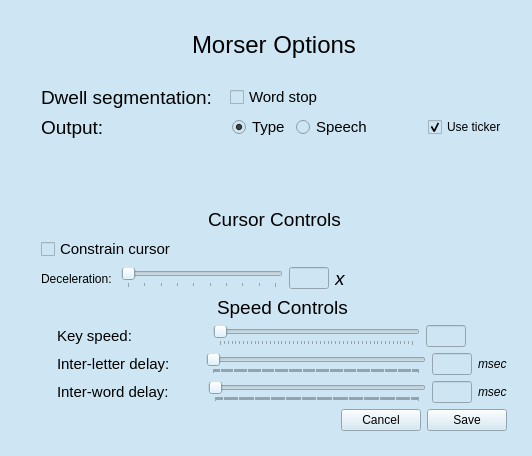
<?xml version="1.0" encoding="UTF-8"?>
<ui version="4.0">
 <class>morserOptionsDialog</class>
 <widget class="QDialog" name="morserOptionsDialog">
  <property name="geometry">
   <rect>
    <x>0</x>
    <y>0</y>
    <width>532</width>
    <height>456</height>
   </rect>
  </property>
  <property name="sizePolicy">
   <sizepolicy hsizetype="Minimum" vsizetype="Minimum">
    <horstretch>0</horstretch>
    <verstretch>0</verstretch>
   </sizepolicy>
  </property>
  <property name="windowTitle">
   <string>MorserOptions</string>
  </property>
  <property name="styleSheet">
   <string notr="true">background:rgb(206, 230, 243)</string>
  </property>
  <widget class="QWidget" name="centralWidget" native="true">
   <property name="geometry">
    <rect>
     <x>10</x>
     <y>10</y>
     <width>511</width>
     <height>441</height>
    </rect>
   </property>
   <property name="sizePolicy">
    <sizepolicy hsizetype="Preferred" vsizetype="Preferred">
     <horstretch>0</horstretch>
     <verstretch>0</verstretch>
    </sizepolicy>
   </property>
   <widget class="QWidget" name="verticalLayoutWidget_2">
    <property name="geometry">
     <rect>
      <x>20</x>
      <y>10</y>
      <width>488</width>
      <height>422</height>
     </rect>
    </property>
    <layout class="QVBoxLayout" name="centralVLayout">
     <item>
      <layout class="QHBoxLayout" name="morserTitleHLayout">
       <item>
        <spacer name="horizontalSpacer_6">
         <property name="orientation">
          <enum>Qt::Horizontal</enum>
         </property>
         <property name="sizeHint" stdset="0">
          <size>
           <width>40</width>
           <height>20</height>
          </size>
         </property>
        </spacer>
       </item>
       <item>
        <widget class="QLabel" name="morserOptionsLabel">
         <property name="font">
          <font>
           <pointsize>18</pointsize>
          </font>
         </property>
         <property name="text">
          <string>Morser Options</string>
         </property>
        </widget>
       </item>
       <item>
        <spacer name="horizontalSpacer_7">
         <property name="orientation">
          <enum>Qt::Horizontal</enum>
         </property>
         <property name="sizeHint" stdset="0">
          <size>
           <width>40</width>
           <height>20</height>
          </size>
         </property>
        </spacer>
       </item>
      </layout>
     </item>
     <item>
      <spacer name="headerVertSpacer">
       <property name="orientation">
        <enum>Qt::Vertical</enum>
       </property>
       <property name="sizeType">
        <enum>QSizePolicy::Fixed</enum>
       </property>
       <property name="sizeHint" stdset="0">
        <size>
         <width>16</width>
         <height>20</height>
        </size>
       </property>
      </spacer>
     </item>
     <item>
      <layout class="QHBoxLayout" name="dwellHLayout">
       <item>
        <widget class="QLabel" name="dwellLabel">
         <property name="font">
          <font>
           <pointsize>14</pointsize>
          </font>
         </property>
         <property name="text">
          <string>Dwell segmentation:</string>
         </property>
        </widget>
       </item>
       <item>
        <spacer name="dwellSpacerLeft">
         <property name="orientation">
          <enum>Qt::Horizontal</enum>
         </property>
         <property name="sizeType">
          <enum>QSizePolicy::Fixed</enum>
         </property>
         <property name="sizeHint" stdset="0">
          <size>
           <width>12</width>
           <height>20</height>
          </size>
         </property>
        </spacer>
       </item>
       <item>
        <widget class="QCheckBox" name="wordStopSegmentationCheckBox">
         <property name="font">
          <font>
           <pointsize>11</pointsize>
          </font>
         </property>
         <property name="toolTip">
          <string>If checked, then pauses between Morse letters generate space characters.</string>
         </property>
         <property name="text">
          <string>Word stop</string>
         </property>
         <property name="checkable">
          <bool>true</bool>
         </property>
         <property name="checked">
          <bool>false</bool>
         </property>
        </widget>
       </item>
       <item>
        <spacer name="horizontalSpacer_3">
         <property name="orientation">
          <enum>Qt::Horizontal</enum>
         </property>
         <property name="sizeHint" stdset="0">
          <size>
           <width>40</width>
           <height>20</height>
          </size>
         </property>
        </spacer>
       </item>
      </layout>
     </item>
     <item>
      <layout class="QHBoxLayout" name="outputHLayout">
       <item>
        <widget class="QLabel" name="outputLabel">
         <property name="font">
          <font>
           <pointsize>14</pointsize>
          </font>
         </property>
         <property name="text">
          <string>Output:</string>
         </property>
        </widget>
       </item>
       <item>
        <spacer name="outputHSpacer">
         <property name="orientation">
          <enum>Qt::Horizontal</enum>
         </property>
         <property name="sizeType">
          <enum>QSizePolicy::Fixed</enum>
         </property>
         <property name="sizeHint" stdset="0">
          <size>
           <width>122</width>
           <height>20</height>
          </size>
         </property>
        </spacer>
       </item>
       <item>
        <widget class="QRadioButton" name="typeOutputRadioButton">
         <property name="font">
          <font>
           <pointsize>11</pointsize>
          </font>
         </property>
         <property name="toolTip">
          <string>Output decoded Morse to with window where the keyboard would deliver typed letters.</string>
         </property>
         <property name="text">
          <string>Type</string>
         </property>
         <property name="checked">
          <bool>true</bool>
         </property>
         <property name="autoRepeat">
          <bool>true</bool>
         </property>
        </widget>
       </item>
       <item>
        <widget class="QRadioButton" name="speechOutputRadioButton">
         <property name="font">
          <font>
           <pointsize>11</pointsize>
          </font>
         </property>
         <property name="toolTip">
          <string>Output decoded Morse words via text-to-speech (not implemented)</string>
         </property>
         <property name="text">
          <string>Speech</string>
         </property>
         <property name="checkable">
          <bool>false</bool>
         </property>
        </widget>
       </item>
       <item>
        <spacer name="horizontalSpacer_2">
         <property name="orientation">
          <enum>Qt::Horizontal</enum>
         </property>
         <property name="sizeHint" stdset="0">
          <size>
           <width>40</width>
           <height>20</height>
          </size>
         </property>
        </spacer>
       </item>
       <item>
        <widget class="QCheckBox" name="useTickerCheckBox">
         <property name="toolTip">
          <string>Echo all decoded Morse letters to the ticker tape, in addition to the main destination</string>
         </property>
         <property name="text">
          <string>Use ticker</string>
         </property>
         <property name="checked">
          <bool>true</bool>
         </property>
        </widget>
       </item>
      </layout>
     </item>
     <item>
      <spacer name="verticalSpacer">
       <property name="orientation">
        <enum>Qt::Vertical</enum>
       </property>
       <property name="sizeHint" stdset="0">
        <size>
         <width>20</width>
         <height>40</height>
        </size>
       </property>
      </spacer>
     </item>
     <item>
      <layout class="QVBoxLayout" name="cursorVLayout">
       <item>
        <layout class="QHBoxLayout" name="cursorControlHeaderHLayout">
         <item>
          <spacer name="cursorControlsHSpacerLeft">
           <property name="orientation">
            <enum>Qt::Horizontal</enum>
           </property>
           <property name="sizeHint" stdset="0">
            <size>
             <width>40</width>
             <height>20</height>
            </size>
           </property>
          </spacer>
         </item>
         <item>
          <widget class="QLabel" name="cursorControlLabel">
           <property name="font">
            <font>
             <pointsize>14</pointsize>
            </font>
           </property>
           <property name="text">
            <string>Cursor Controls</string>
           </property>
          </widget>
         </item>
         <item>
          <spacer name="cursorControlsHspacerRight">
           <property name="orientation">
            <enum>Qt::Horizontal</enum>
           </property>
           <property name="sizeHint" stdset="0">
            <size>
             <width>40</width>
             <height>20</height>
            </size>
           </property>
          </spacer>
         </item>
        </layout>
       </item>
       <item>
        <layout class="QHBoxLayout" name="constrainHLayout">
         <item>
          <widget class="QCheckBox" name="cursorConstraintCheckBox">
           <property name="font">
            <font>
             <pointsize>11</pointsize>
            </font>
           </property>
           <property name="toolTip">
            <string>If set, cursor only moves  left/right inside Morser window. Hold left mouse down to 'disengage'</string>
           </property>
           <property name="text">
            <string>Constrain cursor</string>
           </property>
          </widget>
         </item>
         <item>
          <spacer name="cursorSpacerRight">
           <property name="orientation">
            <enum>Qt::Horizontal</enum>
           </property>
           <property name="sizeHint" stdset="0">
            <size>
             <width>40</width>
             <height>20</height>
            </size>
           </property>
          </spacer>
         </item>
        </layout>
       </item>
       <item>
        <layout class="QHBoxLayout" name="cursorDecelerationHLayout">
         <item>
          <widget class="QLabel" name="cursorDecelerationLabel">
           <property name="text">
            <string>Deceleration: </string>
           </property>
          </widget>
         </item>
         <item>
          <widget class="QSlider" name="cursorDecelerationSlider">
           <property name="minimum">
            <number>10</number>
           </property>
           <property name="maximum">
            <number>100</number>
           </property>
           <property name="orientation">
            <enum>Qt::Horizontal</enum>
           </property>
           <property name="tickPosition">
            <enum>QSlider::TicksBelow</enum>
           </property>
          </widget>
         </item>
         <item>
          <widget class="QLineEdit" name="cursorDecelerationReadoutLineEdit">
           <property name="maximumSize">
            <size>
             <width>40</width>
             <height>16777215</height>
            </size>
           </property>
          </widget>
         </item>
         <item>
          <widget class="QLabel" name="label_2">
           <property name="font">
            <font>
             <pointsize>14</pointsize>
             <italic>true</italic>
            </font>
           </property>
           <property name="text">
            <string>x</string>
           </property>
          </widget>
         </item>
         <item>
          <spacer name="horizontalSpacer_9">
           <property name="orientation">
            <enum>Qt::Horizontal</enum>
           </property>
           <property name="sizeHint" stdset="0">
            <size>
             <width>40</width>
             <height>20</height>
            </size>
           </property>
          </spacer>
         </item>
        </layout>
       </item>
      </layout>
     </item>
     <item>
      <layout class="QVBoxLayout" name="speedControlVLayout">
       <property name="sizeConstraint">
        <enum>QLayout::SetNoConstraint</enum>
       </property>
       <property name="leftMargin">
        <number>16</number>
       </property>
       <item>
        <layout class="QHBoxLayout" name="speedControlsLabelHLayout">
         <item>
          <spacer name="horizontalSpacer_4">
           <property name="orientation">
            <enum>Qt::Horizontal</enum>
           </property>
           <property name="sizeHint" stdset="0">
            <size>
             <width>40</width>
             <height>20</height>
            </size>
           </property>
          </spacer>
         </item>
         <item>
          <widget class="QLabel" name="speedControlsLabel">
           <property name="font">
            <font>
             <pointsize>14</pointsize>
            </font>
           </property>
           <property name="text">
            <string>Speed Controls</string>
           </property>
          </widget>
         </item>
         <item>
          <spacer name="horizontalSpacer_5">
           <property name="orientation">
            <enum>Qt::Horizontal</enum>
           </property>
           <property name="sizeHint" stdset="0">
            <size>
             <width>40</width>
             <height>20</height>
            </size>
           </property>
          </spacer>
         </item>
        </layout>
       </item>
       <item>
        <layout class="QHBoxLayout" name="keySpeedHLayout">
         <item>
          <widget class="QLabel" name="keySpeedLabel">
           <property name="font">
            <font>
             <pointsize>11</pointsize>
            </font>
           </property>
           <property name="text">
            <string>Key speed: </string>
           </property>
          </widget>
         </item>
         <item>
          <spacer name="keySpeedSpacer">
           <property name="orientation">
            <enum>Qt::Horizontal</enum>
           </property>
           <property name="sizeType">
            <enum>QSizePolicy::Fixed</enum>
           </property>
           <property name="sizeHint" stdset="0">
            <size>
             <width>70</width>
             <height>20</height>
            </size>
           </property>
          </spacer>
         </item>
         <item>
          <widget class="QSlider" name="keySpeedSlider">
           <property name="toolTip">
            <string>Controls speed of dots and dashes</string>
           </property>
           <property name="minimum">
            <number>10</number>
           </property>
           <property name="maximum">
            <number>60</number>
           </property>
           <property name="singleStep">
            <number>1</number>
           </property>
           <property name="pageStep">
            <number>2</number>
           </property>
           <property name="orientation">
            <enum>Qt::Horizontal</enum>
           </property>
           <property name="tickPosition">
            <enum>QSlider::TicksBelow</enum>
           </property>
           <property name="tickInterval">
            <number>1</number>
           </property>
          </widget>
         </item>
         <item>
          <widget class="QLineEdit" name="keySpeedReadoutLineEdit">
           <property name="sizePolicy">
            <sizepolicy hsizetype="Fixed" vsizetype="Fixed">
             <horstretch>0</horstretch>
             <verstretch>0</verstretch>
            </sizepolicy>
           </property>
           <property name="maximumSize">
            <size>
             <width>40</width>
             <height>16777215</height>
            </size>
           </property>
           <property name="maxLength">
            <number>2</number>
           </property>
          </widget>
         </item>
         <item>
          <spacer name="horizontalSpacer_11">
           <property name="orientation">
            <enum>Qt::Horizontal</enum>
           </property>
           <property name="sizeType">
            <enum>QSizePolicy::Fixed</enum>
           </property>
           <property name="sizeHint" stdset="0">
            <size>
             <width>41</width>
             <height>20</height>
            </size>
           </property>
          </spacer>
         </item>
        </layout>
       </item>
       <item>
        <layout class="QHBoxLayout" name="interLetterDelayHLayout">
         <item>
          <widget class="QLabel" name="interLetterDelayLabel">
           <property name="font">
            <font>
             <pointsize>11</pointsize>
            </font>
           </property>
           <property name="text">
            <string>Inter-letter delay:</string>
           </property>
          </widget>
         </item>
         <item>
          <spacer name="interLetterSpacer">
           <property name="orientation">
            <enum>Qt::Horizontal</enum>
           </property>
           <property name="sizeType">
            <enum>QSizePolicy::Fixed</enum>
           </property>
           <property name="sizeHint" stdset="0">
            <size>
             <width>30</width>
             <height>20</height>
            </size>
           </property>
          </spacer>
         </item>
         <item>
          <widget class="QSlider" name="interLetterDelaySlider">
           <property name="toolTip">
            <string>Controls how much time must pass after a dot or dash to conclude that one Morse letter has ended</string>
           </property>
           <property name="minimum">
            <number>100</number>
           </property>
           <property name="maximum">
            <number>2000</number>
           </property>
           <property name="orientation">
            <enum>Qt::Horizontal</enum>
           </property>
           <property name="tickPosition">
            <enum>QSlider::TicksBelow</enum>
           </property>
          </widget>
         </item>
         <item>
          <widget class="QLineEdit" name="letterDwellReadoutLineEdit">
           <property name="sizePolicy">
            <sizepolicy hsizetype="Fixed" vsizetype="Fixed">
             <horstretch>0</horstretch>
             <verstretch>0</verstretch>
            </sizepolicy>
           </property>
           <property name="maximumSize">
            <size>
             <width>40</width>
             <height>16777215</height>
            </size>
           </property>
           <property name="maxLength">
            <number>4</number>
           </property>
          </widget>
         </item>
         <item>
          <widget class="QLabel" name="letterDelayUnitsLabel">
           <property name="font">
            <font>
             <italic>true</italic>
            </font>
           </property>
           <property name="text">
            <string>msec</string>
           </property>
          </widget>
         </item>
        </layout>
       </item>
       <item>
        <layout class="QHBoxLayout" name="interWordDelayHLayout">
         <item>
          <widget class="QLabel" name="interWordDelayLabel">
           <property name="font">
            <font>
             <pointsize>11</pointsize>
            </font>
           </property>
           <property name="text">
            <string>Inter-word delay:</string>
           </property>
          </widget>
         </item>
         <item>
          <spacer name="interWordSpacer">
           <property name="orientation">
            <enum>Qt::Horizontal</enum>
           </property>
           <property name="sizeType">
            <enum>QSizePolicy::Fixed</enum>
           </property>
           <property name="sizeHint" stdset="0">
            <size>
             <width>33</width>
             <height>20</height>
            </size>
           </property>
          </spacer>
         </item>
         <item>
          <widget class="QSlider" name="interWordDelaySlider">
           <property name="toolTip">
            <string>Controls how much time must pass after a Morse letter to indicate end of a word (space is entered automatically)</string>
           </property>
           <property name="minimum">
            <number>100</number>
           </property>
           <property name="maximum">
            <number>2000</number>
           </property>
           <property name="orientation">
            <enum>Qt::Horizontal</enum>
           </property>
           <property name="tickPosition">
            <enum>QSlider::TicksBelow</enum>
           </property>
          </widget>
         </item>
         <item>
          <widget class="QLineEdit" name="wordDwellReadoutLineEdit">
           <property name="sizePolicy">
            <sizepolicy hsizetype="Fixed" vsizetype="Fixed">
             <horstretch>0</horstretch>
             <verstretch>0</verstretch>
            </sizepolicy>
           </property>
           <property name="maximumSize">
            <size>
             <width>40</width>
             <height>16777215</height>
            </size>
           </property>
           <property name="maxLength">
            <number>4</number>
           </property>
          </widget>
         </item>
         <item>
          <widget class="QLabel" name="interWordDleayMsecLabel">
           <property name="font">
            <font>
             <italic>true</italic>
            </font>
           </property>
           <property name="text">
            <string>msec</string>
           </property>
          </widget>
         </item>
        </layout>
       </item>
      </layout>
     </item>
     <item>
      <layout class="QHBoxLayout" name="cancelSaveHLayout">
       <item>
        <spacer name="horizontalSpacer">
         <property name="orientation">
          <enum>Qt::Horizontal</enum>
         </property>
         <property name="sizeHint" stdset="0">
          <size>
           <width>40</width>
           <height>20</height>
          </size>
         </property>
        </spacer>
       </item>
       <item>
        <widget class="QPushButton" name="cancelPushButton">
         <property name="toolTip">
          <string>Abort any changes made</string>
         </property>
         <property name="styleSheet">
          <string notr="true">button.background:rgb(15, 51, 255)</string>
         </property>
         <property name="text">
          <string>Cancel</string>
         </property>
         <property name="autoDefault">
          <bool>false</bool>
         </property>
        </widget>
       </item>
       <item>
        <widget class="QPushButton" name="savePushButton">
         <property name="toolTip">
          <string>Save changes across sessions. Configuration stored in $HOME/.morser</string>
         </property>
         <property name="text">
          <string>Save</string>
         </property>
         <property name="autoDefault">
          <bool>false</bool>
         </property>
        </widget>
       </item>
      </layout>
     </item>
    </layout>
   </widget>
  </widget>
 </widget>
 <layoutdefault spacing="6" margin="11"/>
 <resources/>
 <connections/>
</ui>
